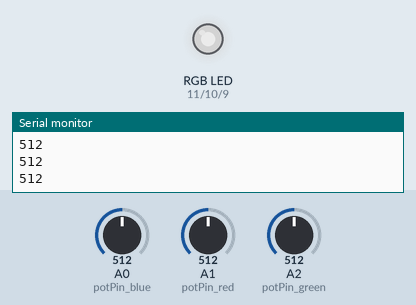
Recording of a sketch running on a simulated Arduino Uno, built with avr-gcc and run on an emulated ATmega328P. Parts: an RGB LED mixed from three pins (HIGH = lit), the last lines printed to the serial monitor. The inputs (shaded band) are chosen by the test bench; at power-on: A0 (potPin_blue) = 512, A1 (potPin_red) = 512, A2 (potPin_green) = 512. Dim RGB values are drawn brighter than linear.

Above: at 1.2 s.
1.3 s: A0 (potPin_blue) set to 716
At 2.5 s:
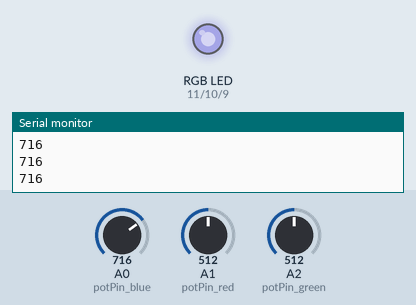
2.9 s: A1 (potPin_red) set to 716
At 4.0 s:
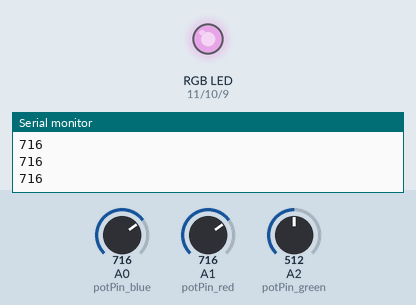
4.4 s: A2 (potPin_green) set to 716
At 5.5 s:
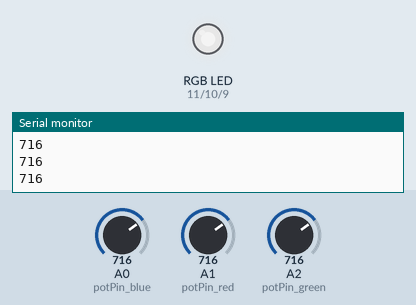
5.9 s: A0 (potPin_blue) set to 900
At 7.2 s:
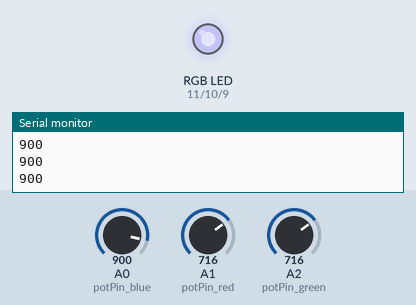
7.5 s: A1 (potPin_red) set to 900
At 8.7 s:
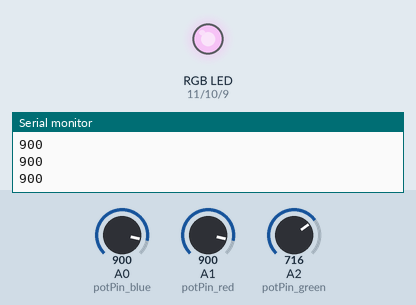
9.0 s: A2 (potPin_green) set to 900
At 10.2 s:
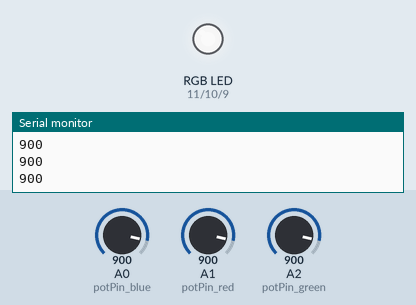
Timing chart, 0 to 11.5 s (numbered marks = the images above; inputs shaded):
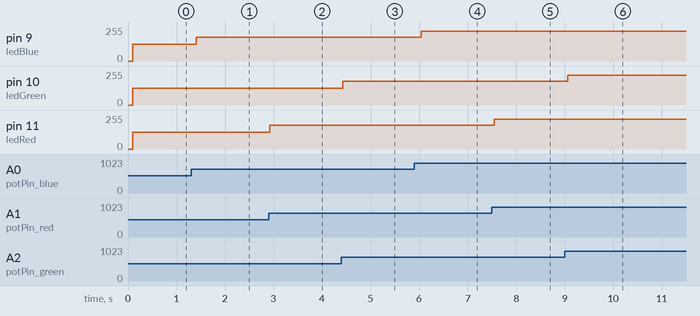

The sketch:

3lights_3pots_delay.ino
```cpp
int potPin_red = 1;
int potPin_green = 2;
int potPin_blue = 0;

int ledRed = 11;
int ledGreen = 10;
int ledBlue = 9;

int sensorValue_blue;
int potValue_brightness_red;
int potValue_brightness_blue;
int potValue_brightness_green;

void setup()
{
  Serial.begin(9600);
  pinMode(ledRed, OUTPUT);
  pinMode(ledGreen, OUTPUT);
  pinMode(ledBlue, OUTPUT);
}

void loop()
{
  sensorValue_blue = analogRead(potPin_blue);
  Serial.println(sensorValue_blue);
  delay(100);
  potValue_brightness_blue = (potValue_brightness_blue / 3);
  potValue_brightness_blue = map(sensorValue_blue, 0, 1023, 0, 255);
  // potValue_brightness_blue = potValue_brightness_blue - 10;
  analogWrite(ledBlue, potValue_brightness_blue);

  potValue_brightness_red = analogRead(potPin_red);
  potValue_brightness_red = map(potValue_brightness_red, 0, 1023, 0, 255);
  analogWrite(ledRed, potValue_brightness_red);

  potValue_brightness_green = analogRead(potPin_green);
  potValue_brightness_green = map(potValue_brightness_green, 0, 1023, 0, 255);
  analogWrite(ledGreen, potValue_brightness_green);
}
```

Measured:
- after the input at 1.3 s, pin 9 (ledBlue): 127/255 → 178/255 after 0.11 s
- after the input at 2.9 s, pin 11 (ledRed): 127/255 → 178/255 at once
- after the input at 4.4 s, pin 10 (ledGreen): 127/255 → 178/255 at once
- after the input at 5.9 s, pin 9 (ledBlue): 178/255 → 224/255 after 0.14 s
- after the input at 7.5 s, pin 11 (ledRed): 178/255 → 224/255 after 0.05 s
- after the input at 9.0 s, pin 10 (ledGreen): 178/255 → 224/255 after 0.06 s
